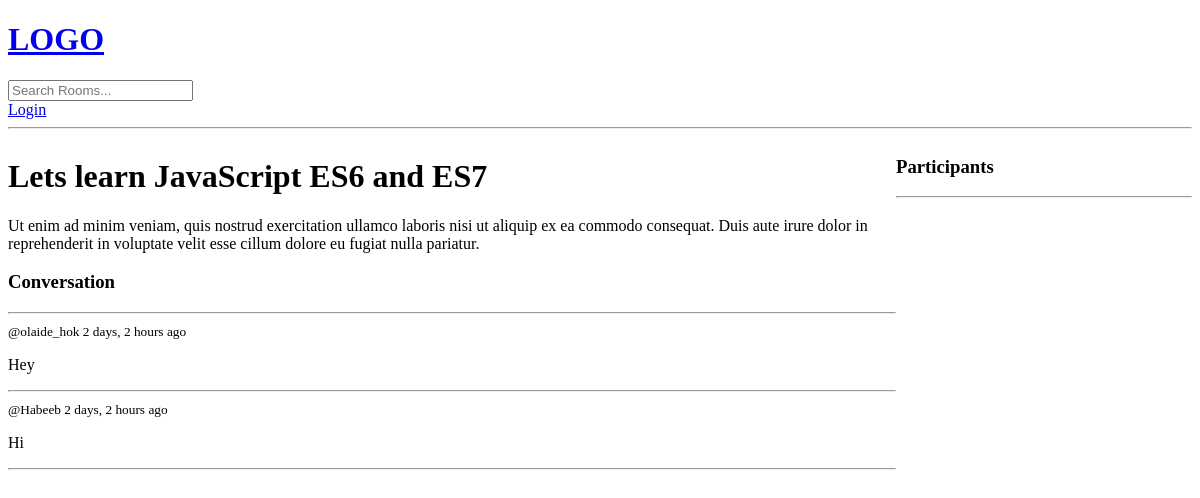
Page /room/1/ on the earlier database version.
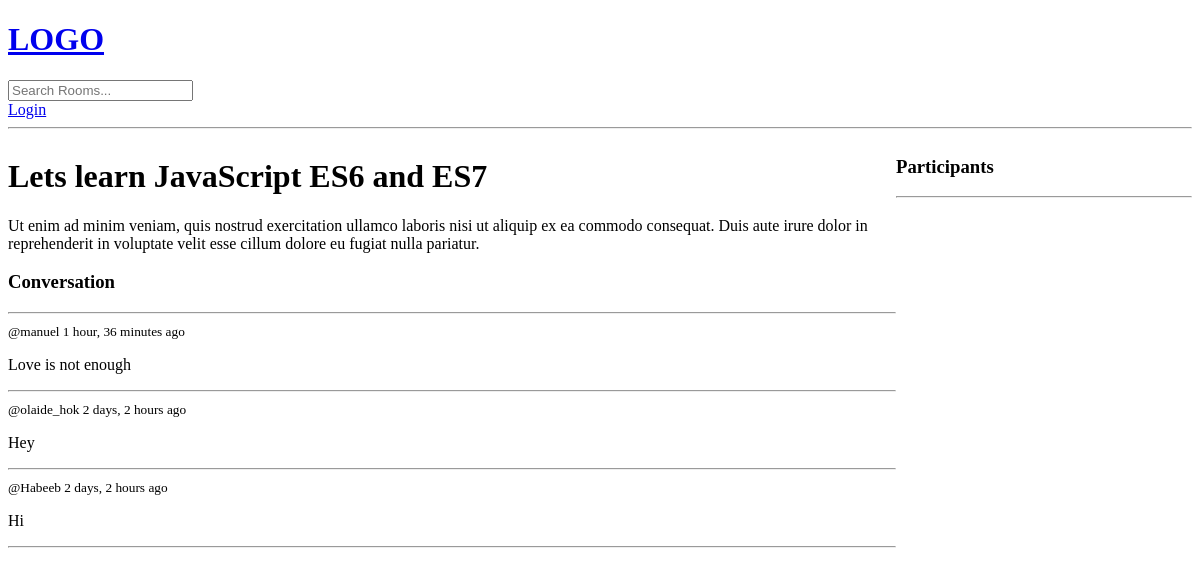
Same page on the later database version.
### base/models.py (models this page shows)
class Message(models.Model):
    user = models.ForeignKey(User, on_delete=models.CASCADE)
    room = models.ForeignKey(Room, on_delete=models.CASCADE)
    body = models.TextField()
    updated = models.DateTimeField(auto_now=True)
    created = models.DateTimeField(auto_now=True)

### base/views.py (the view, shortened to what this page needs)
# urls.py: path('room/<str:pk>/', views.room, name='room'),
def room(request, pk):
    room = Room.objects.get(id=pk)
    room_messages = room.message_set.all().order_by('-created')
    participants = room.participants.all()
    context = {'room': room, 'room_messages': room_messages,
               'participants': participants}
    return render(request, 'base/room.html', context)

### base/templates/base/room.html (shortened to what this page needs)
{% extends 'main.html' %}
{% block content %}
<div class="room-container">
  <div>
    <h1>{{room.name}}</h1>
    <p>{{room.description}}</p>
    <div class="comment-wrapper">
      <h3>Conversation</h3>
      <hr />
      {% for message in room_messages %}
      <div>
          <small>@{{message.user}} {{message.created|timesince}} ago</small>
        <p>{{message.body}}</p>
        <hr />
      </div>
      {% endfor %}
    </div>
  </div>
  <div>
      <h3>Participants </h3>
      <hr>
  </div>
</div>
{% endblock %}

Differences in the rows shown:
added Message: user "manuel", created "1 hour, 36 minutes", body "Love is not enough"
